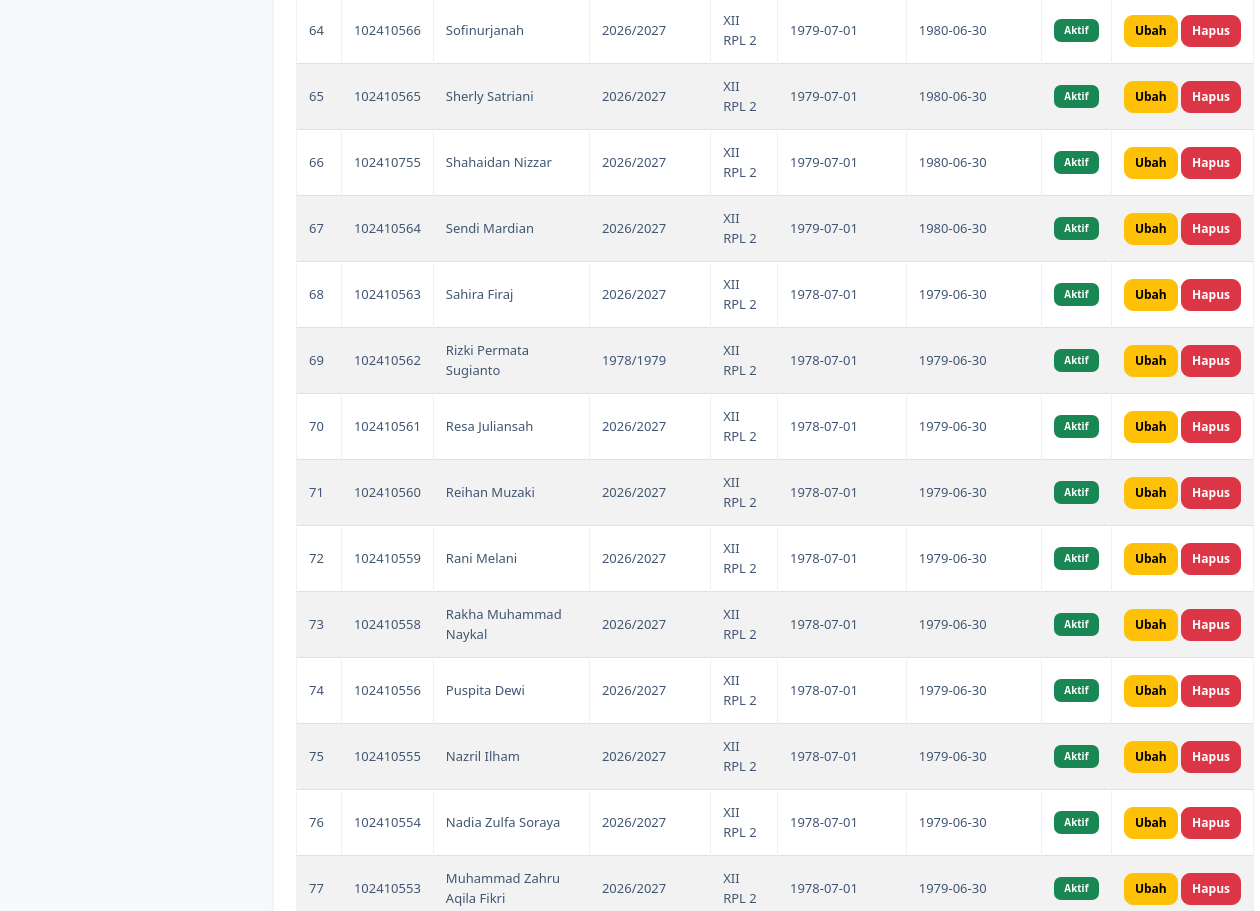
Page /penempatan_siswa.php (signed in, middle part) on the earlier database version.
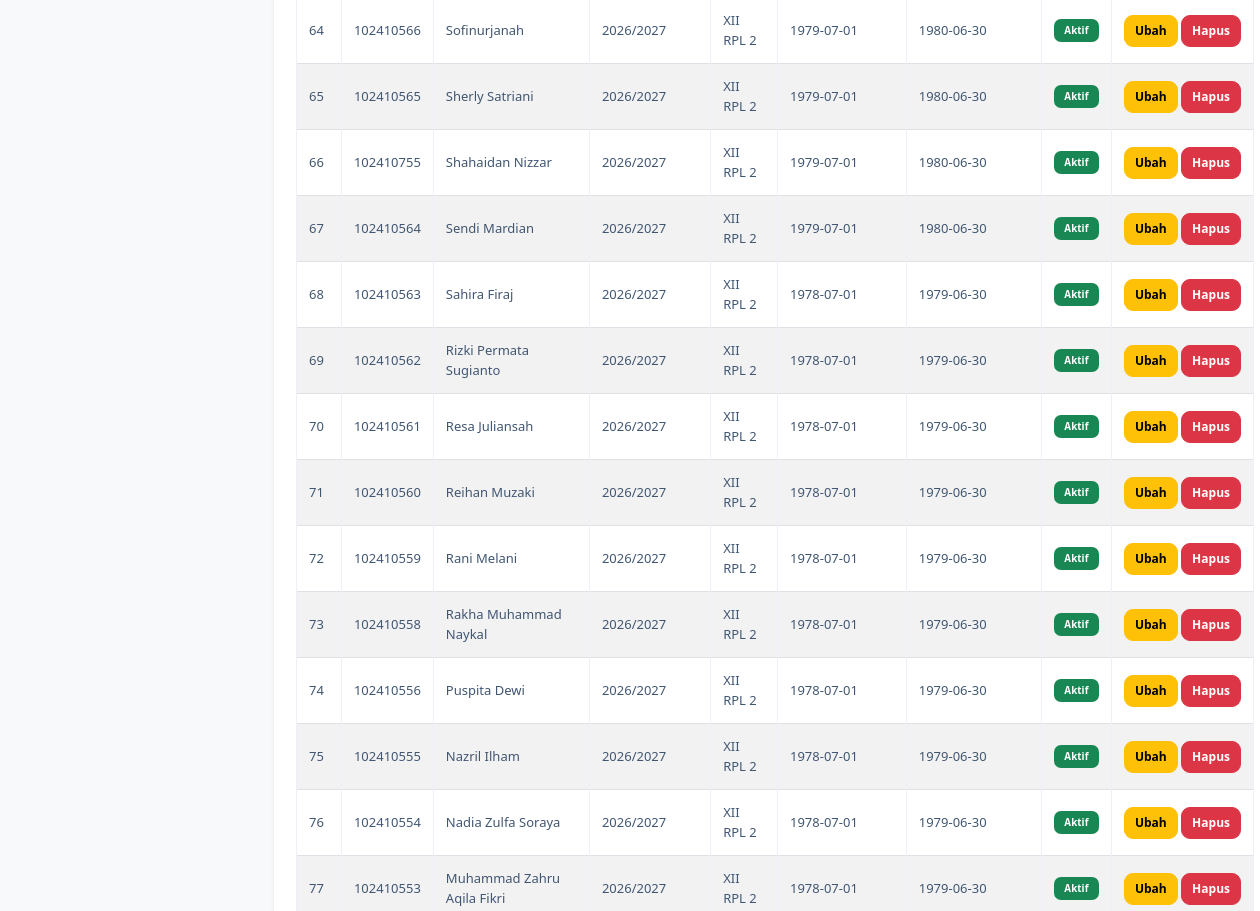
Same page on the later database version.
### tables this page shows
CREATE TABLE `t_kelas_siswa` (
  `id` int(11) NOT NULL,
  `siswa_id` int(11) NOT NULL,
  `tahun_ajaran_id` int(11) NOT NULL,
  `kelas_id` int(11) NOT NULL,
  `tanggal_mulai` date NOT NULL,
  `tanggal_selesai` date NOT NULL,
  `status_aktif` tinyint(1) NOT NULL,
  `created_at` timestamp NOT NULL DEFAULT current_timestamp(),
  `updated_at` timestamp NOT NULL DEFAULT current_timestamp()
);

CREATE TABLE `t_tahun_ajaran` (
  `id` int(11) NOT NULL,
  `nama` varchar(20) NOT NULL,
  `tanggal_mulai` date NOT NULL,
  `tanggal_selesai` date NOT NULL,
  `status_aktif` tinyint(1) NOT NULL,
  `created_at` timestamp NOT NULL DEFAULT current_timestamp(),
  `updated_at` timestamp NOT NULL DEFAULT current_timestamp()
);

CREATE TABLE `t_siswa` (
  `id` int(11) NOT NULL,
  `nis` varchar(30) NOT NULL,
  `nisn` varchar(20) NOT NULL,
  `nama` varchar(150) NOT NULL,
  `jenis_kelamin` char(1) NOT NULL,
  `tanggal_lahir` date NOT NULL,
  `alamat` text NOT NULL,
  `status_aktif` tinyint(1) NOT NULL,
  `created_at` timestamp NOT NULL DEFAULT current_timestamp(),
  `updated_at` timestamp NOT NULL DEFAULT current_timestamp()
);

CREATE TABLE `t_kelas` (
  `id` int(11) NOT NULL,
  `nama` varchar(100) NOT NULL,
  `tingkat` varchar(20) NOT NULL,
  `jurusan` varchar(100) NOT NULL,
  `status_aktif` tinyint(1) NOT NULL,
  `created_at` timestamp NOT NULL DEFAULT current_timestamp(),
  `updated_at` timestamp NOT NULL DEFAULT current_timestamp()
);

### penempatan_siswa.php (the view, shortened to what the changed rows need)
<?php
include "config/koneksi.php";
$role = $_SESSION['role'] ?? '';
?>
<!DOCTYPE html>
<html lang="id">
<head>
    <link
        href="https://cdn.jsdelivr.net/npm/bootstrap@5.3.8/dist/css/bootstrap.min.css"
        rel="stylesheet"
    >
    <link
        href="https://cdn.datatables.net/3.1.4/css/dataTables.dataTables.min.css"
        rel="stylesheet"
    >
    <link rel="stylesheet" href="style.css">
</head>
<body class="bg-light">
<div class="container-fluid">
    <div class="row min-vh-100">
        <main class="col-md-9 col-lg-10 p-4" style="min-width: 0;">
            <div class="card border-0 shadow-sm">
                <div class="card-body">
                    <div class="table-responsive">
                        <table id="example"
                               class="table table-bordered table-striped table-hover align-middle mb-0">
                            <tbody>
                                <?php
                                $query_data = mysqli_query($koneksi, "
                                    SELECT
                                        t_kelas_siswa.*,
                                        t_siswa.nis,
                                        t_siswa.nama AS nama_siswa,
                                        t_kelas.nama AS nama_kelas,
                                        t_tahun_ajaran.nama AS nama_tahun
                                    FROM t_kelas_siswa
                                    INNER JOIN t_siswa
                                        ON t_kelas_siswa.siswa_id = t_siswa.id
                                    INNER JOIN t_kelas
                                        ON t_kelas_siswa.kelas_id = t_kelas.id
                                    INNER JOIN t_tahun_ajaran
                                        ON t_kelas_siswa.tahun_ajaran_id = t_tahun_ajaran.id
                                    ORDER BY t_kelas_siswa.id DESC
                                ");
                                $no = 1;
                                if ($query_data) {
                                    while ($row = mysqli_fetch_assoc($query_data)) {
                                ?>
                                    <tr>
                                        <td>
                                            <?php echo $no++; ?>
                                        </td>
                                        <td>
                                            <?php echo htmlspecialchars($row['nis']); ?>
                                        </td>
                                        <td>
                                            <?php echo htmlspecialchars($row['nama_siswa']); ?>
                                        </td>
                                        <td>
                                            <?php echo htmlspecialchars($row['nama_tahun']); ?>
                                        </td>
                                        <td>
                                            <?php echo htmlspecialchars($row['nama_kelas']); ?>
                                        </td>
                                        <td>
                                            <?php echo htmlspecialchars($row['tanggal_mulai']); ?>
                                        </td>
                                        <td>
                                            <?php echo htmlspecialchars($row['tanggal_selesai']); ?>
                                        </td>
                                        <td>
                                            <?php if ($row['status_aktif'] == 1) { ?>
                                                <span class="badge text-bg-success">
                                                    Aktif
                                                </span>
                                            <?php } else { ?>
                                                <span class="badge text-bg-secondary">
                                                    Tidak Aktif
                                                </span>
                                            <?php } ?>
                                        </td>
                                        <?php if ($role == "admin") { ?>
                                            <td class="text-nowrap">
                                                <a
                                                    href="penempatan_siswa.php?edit=<?php echo (int)$row['id']; ?>"
                                                    class="btn btn-warning btn-sm"
                                                >
                                                    Ubah
                                                </a>
                                                <a
                                                    href="penempatan_siswa.php?hapus=<?php echo (int)$row['id']; ?>"
                                                    class="btn btn-danger btn-sm"
                                                    onclick="return confirm('Yakin ingin menghapus penempatan siswa ini?')"
                                                >
                                                    Hapus
                                                </a>
                                            </td>
                                        <?php } ?>
                                    </tr>
                                <?php
                                    }
                                }
                                ?>
                            </tbody>
                        </table>
                    </div>
                </div>
            </div>
        </main>
    </div>
</div>
</body>
</html>

Differences in the rows shown:
changed t_kelas_siswa "Rizki Permata Sugianto": tahun_ajaran.nama "1978/1979" → "2026/2027"
